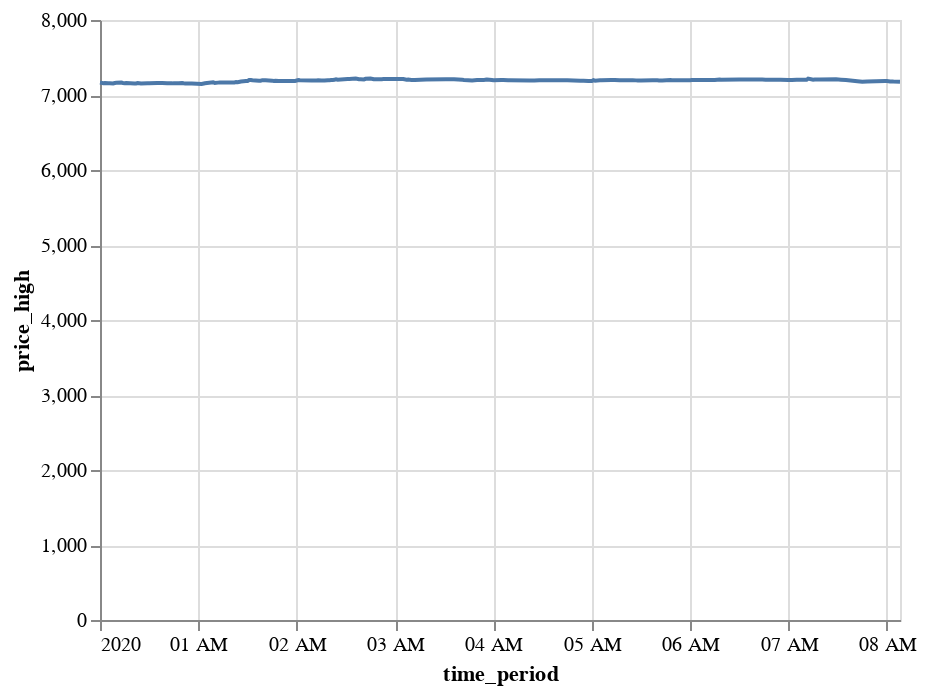

Source (notebook cell):
### Markdown cell above
### data includes 192 minutes of data, 8 hours, <1 day, 10,000 seconds

If the data goes from midnight to 8am, there would be 28,800 seconds of data. This dataset has 10,000 seconds, so over half of the length of time is missing.

### Code cell
alt.Chart(minute).mark_line().encode(
    x='time_period',
    y='price_high:Q',)

### Figure 1 — Vega-Lite specification as saved in the notebook (floating-point values rounded to 4 significant figures; data arrays with more than 128 entries replaced by an {"elided": "..."} marker saying what was removed)
{"config": {"view": {"continuousWidth": 400, "continuousHeight": 300}}, "data": {"name": "data-0072af4db3badcfae898d5cc4f5a81dd"}, "mark": "line", "encoding": {"x": {"type": "temporal", "field": "time_period"}, "y": {"type": "quantitative", "field": "price_high"}}, "$schema": "https://vega.github.io/schema/vega-lite/v4.8.1.json", "datasets": {"data-0072af4db3badcfae898d5cc4f5a81dd": {"elided": "192 records"}}}
